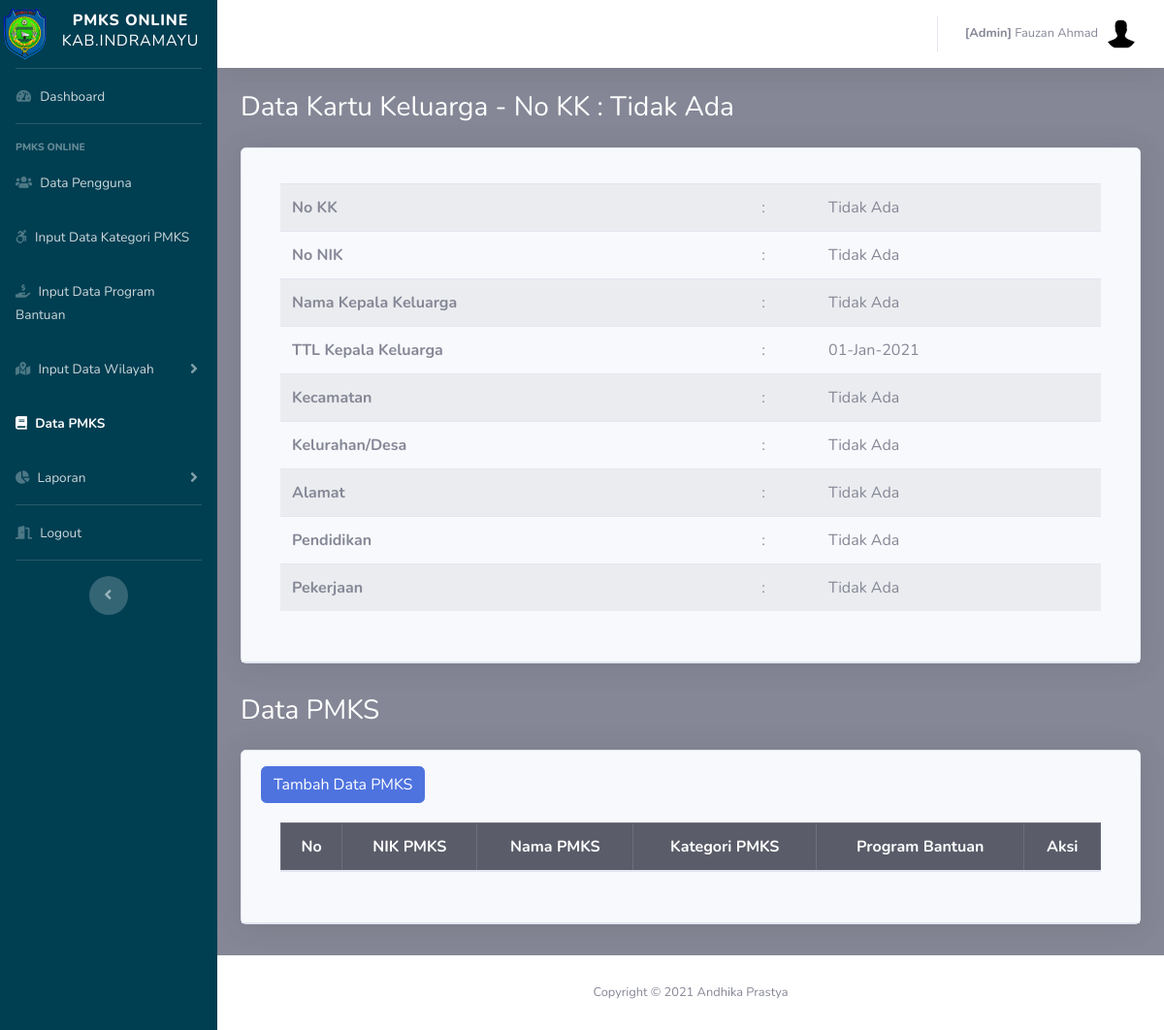
The page /admin/kk_detail.php?id=21 (signed in) on the database its author committed.
### tables this page shows
CREATE TABLE `pegawai` (
  `id_pegawai` int(11) NOT NULL,
  `nm_pegawai` varchar(50) NOT NULL,
  `nip` varchar(50) NOT NULL,
  `no_telepon` varchar(50) NOT NULL,
  `alamat` varchar(100) NOT NULL,
  `username` varchar(50) NOT NULL,
  `password` varchar(255) NOT NULL,
  `role` varchar(10) NOT NULL,
  `is_delete` int(11) NOT NULL,
  `row_edit` int(11) NOT NULL,
  `time_input` datetime NOT NULL DEFAULT current_timestamp()
);

CREATE TABLE `kk` (
  `id_kk` int(11) NOT NULL,
  `id_kec` int(11) NOT NULL,
  `id_desa` int(11) NOT NULL,
  `no_kk` varchar(50) NOT NULL,
  `nik_kpl` varchar(50) NOT NULL,
  `nm_kpl` varchar(50) NOT NULL,
  `tgl_lhr_kpl` date NOT NULL,
  `alamat_kpl` varchar(100) NOT NULL,
  `pekerjaan_kpl` varchar(50) NOT NULL,
  `pendidikan_kpl` varchar(50) NOT NULL,
  `is_delete` int(11) NOT NULL,
  `row_edit` int(11) NOT NULL,
  `creator` int(11) NOT NULL,
  `time_input` datetime NOT NULL DEFAULT current_timestamp()
);

CREATE TABLE `kecamatan` (
  `id_kec` int(11) NOT NULL,
  `nm_kec` varchar(20) NOT NULL,
  `is_delete` int(11) NOT NULL,
  `row_edit` int(11) NOT NULL,
  `creator` int(11) NOT NULL,
  `time_input` datetime NOT NULL DEFAULT current_timestamp()
);

CREATE TABLE `desa` (
  `id_desa` int(10) NOT NULL,
  `nm_desa` varchar(25) NOT NULL,
  `id_kec` int(11) NOT NULL,
  `is_delete` int(11) NOT NULL,
  `row_edit` int(11) NOT NULL,
  `creator` int(11) NOT NULL,
  `time_input` datetime NOT NULL DEFAULT current_timestamp()
);

### config.php (called while the page is built, shortened)
<?php
	$database = 'pmks';
?>

### functions.php (called while the page is built, shortened)
<?php
function query($query)
{
	include('config.php');
	$result = mysqli_query($koneksi, $query);
	$rows = [];
	while ($row = mysqli_fetch_assoc($result)) {
		$rows[] = $row;
	}
	return $rows;
}

### admin/kk_detail.php (the view, shortened to what this page needs)
<?php
  include('templetes/sidebar.php');
  include('templetes/topbar.php');
  require_once "../functions.php";
  $id=$_GET['id'];
  $kk=query("SELECT * FROM kk where id_kk='$id'")[0];
  $kk2=query("SELECT a.*, b.*,c.* FROM kk a
               INNER JOIN kecamatan b USING (id_kec)
               INNER JOIN desa c USING (id_desa)
               WHERE a.id_kk = $id AND a.is_delete = 1 ");
?>
        <div class="container-fluid">
          <h1 class="h3 mb-4 text-judul">Data Kartu Keluarga - No KK : <?=$kk['no_kk'] ?></h1>
          <div class="card shadow mb-2">
            <div class="card-header py-3">
              <div class="card-body">
                <div class="table-responsive">
                <table class="table table-striped">
                  <tbody>
                    <?php foreach ($kk2 as $row):?>
                    <tr>
                      <th scope="row">No KK</th>
                      <td>:</td>
                      <td class="text-left"><?=$row['no_kk'] ?></td>
                    </tr>
                    <tr>
                      <th scope="row">No NIK</th>
                      <td>:</td>
                      <td class="text-left"><?=$row['nik_kpl'] ?></td>
                    </tr>
                    <tr>
                      <th scope="row">Nama Kepala Keluarga</th>
                      <td>:</td>
                      <td class="text-left"><?=$row['nm_kpl'] ?></td>
                    </tr>
                    <tr>
                      <th scope="row">TTL Kepala Keluarga</th>
                      <td>:</td>
                      <td class="text-left"><?=date('d-M-Y', strtotime($row['tgl_lhr_kpl'])) ?></td>
                    </tr>
                    <tr>
                      <th scope="row">Kecamatan</th>
                      <td>:</td>
                      <td class="text-left"><?=$row['nm_kec'] ?></td>
                    </tr>
                    <tr>
                      <th scope="row">Kelurahan/Desa</th>
                      <td>:</td>
                      <td class="text-left"><?=$row['nm_desa'] ?></td>
                    </tr>
                    <tr>
                      <th scope="row">Alamat</th>
                      <td>:</td>
                      <td class="text-left"><?=$row['alamat_kpl'] ?></td>
                    </tr>
                    <tr>
                      <th scope="row">Pendidikan</th>
                      <td>:</td>
                      <td class="text-left"><?=$row['pendidikan_kpl'] ?></td>
                    </tr>
                    <tr>
                      <th scope="row">Pekerjaan</th>
                      <td>:</td>
                      <td class="text-left"><?=$row['pekerjaan_kpl'] ?></td>
                    </tr>
                    <?php endforeach; ?>
                  </tbody>
                </table>
              </div>
            </div>
            </div>
          </div>
          <h1 class="h3 mb-4 text-judul">Data PMKS</h1>
          <div class="card shadow mb-2">
            <div class="card-header py-3">
              <button type="button" class="btn btn-primary" data-toggle="modal" data-target="#modalPmks">
                    Tambah Data PMKS
              </button>
              <div class="card-body">
                <div class="table-responsive">
                <table class="table table-bordered" width="100%" cellspacing="0">
                  <thead class="table-dark">
                    <tr>
                      <th class="text-center">No</th>
                      <th class="text-center">NIK PMKS</th>
                      <th class="text-center">Nama PMKS</th>
                      <th class="text-center">Kategori PMKS</th>
                      <th class="text-center">Program Bantuan</th>
                      <th class="text-center">Aksi</th>
                    </tr>
                  </thead>
                </table>
                </div>
              </div>
          </div>
        </div>
      </div>
      <br>
      <?php include('templetes/footer.php');?>

### admin/templetes/topbar.php (shortened to what this page needs)
<?php
require_once "../functions.php";
$idp = $_SESSION["id_pegawai"];
$pg = query("SELECT * FROM pegawai WHERE is_delete=1 AND id_pegawai = $idp")[0];
?>
          <ul class="navbar-nav ml-auto">
            <li class="nav-item dropdown no-arrow">
              <a class="nav-link dropdown-toggle" href="#" id="userDropdown" role="button" data-toggle="dropdown" aria-haspopup="true" aria-expanded="false">
                <span class="mr-2 d-none d-lg-inline text-gray-600 small"><b>[<?=$pg['role']?>]</b> <?=$pg['nm_pegawai']?></span>
                <img class="img-profile rounded-circle" src="../assets/img/default.jpg">
              </a>
            </li>
          </ul>
        </nav>

### admin/templetes/sidebar.php (style rules this page uses)
.text-judul { color: #ffffff; }

### rows shown on the page
pegawai: role "Admin", nm_pegawai "Fauzan Ahmad"
kk: no_kk "Tidak Ada", nik_kpl "Tidak Ada", nm_kpl "Tidak Ada", tgl_lhr_kpl "01-Jan-2021", id_kec.nm_kec "Tidak Ada", id_desa.nm_desa "Tidak Ada", alamat_kpl "Tidak Ada", pendidikan_kpl "Tidak Ada", pekerjaan_kpl "Tidak Ada"
